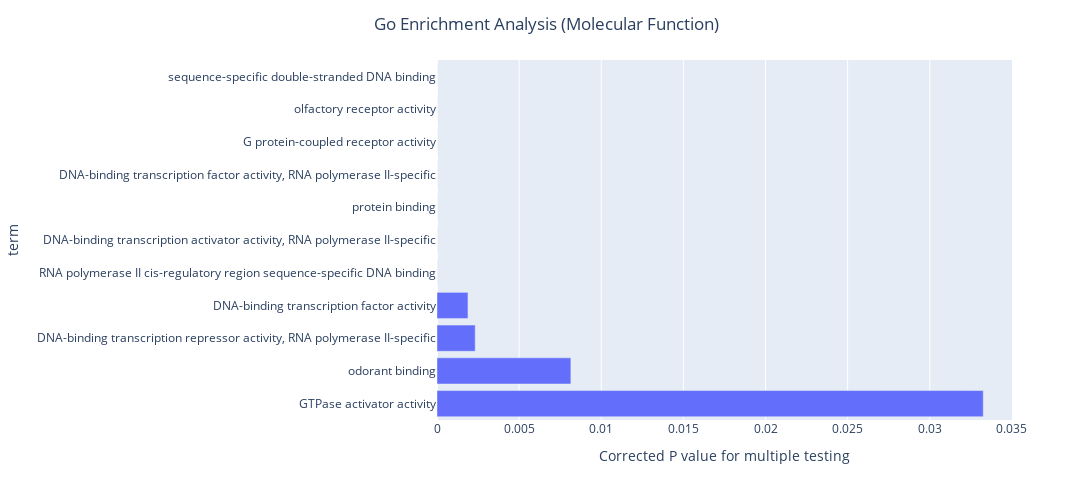

Notebook code cell kept with this figure:
### Code cell
import plotly.express as px
molecular_function_df.sort_values(by = 'p_corr', ascending= False,inplace= True)
fig = px.bar(molecular_function_df, x='p_corr', y = 'term', orientation = 'h')
fig.update_layout(xaxis = dict(title = 'Corrected P value for multiple testing'))
fig.update_layout(width = 1500, height = 500)
fig.update_layout(title= dict(text = 'Go Enrichment Analysis (Molecular Function)', x = 0.5))
fig.show()

### Figure 1 — Plotly figure (JSON) as saved in the notebook; plotly's stock layout.template omitted (floating-point values rounded to 4 significant figures)
{"data": [{"alignmentgroup": "True", "hovertemplate": "p_corr=%{x}<br>term=%{y}<extra></extra>", "legendgroup": "", "marker": {"color": "#636efa", "pattern": {"shape": ""}}, "name": "", "offsetgroup": "", "orientation": "h", "showlegend": false, "textposition": "auto", "type": "bar", "x": [0.03326, 0.008149, 0.002325, 0.001885, 3.375e-06, 1.186e-06, 2.858e-08, 1.155e-10, 2.206e-12, 7.416e-13, 9.837e-18], "xaxis": "x", "y": ["GTPase activator activity", "odorant binding", "DNA-binding transcription repressor activity, RNA polymerase II-specific", "DNA-binding transcription factor activity", "RNA polymerase II cis-regulatory region sequence-specific DNA binding", "DNA-binding transcription activator activity, RNA polymerase II-specific", "protein binding", "DNA-binding transcription factor activity, RNA polymerase II-specific", "G protein-coupled receptor activity", "olfactory receptor activity", "sequence-specific double-stranded DNA binding"], "yaxis": "y"}], "layout": {"barmode": "relative", "height": 500, "legend": {"tracegroupgap": 0}, "margin": {"t": 60}, "title": {"text": "Go Enrichment Analysis (Molecular Function)", "x": 0.5}, "width": 1500, "xaxis": {"anchor": "y", "autorange": true, "domain": [0, 1], "range": [0, 0.03501], "title": {"text": "Corrected P value for multiple testing"}, "type": "linear"}, "yaxis": {"anchor": "x", "autorange": true, "domain": [0, 1], "range": [-0.5, 10.5], "title": {"text": "term"}, "type": "category"}}}
